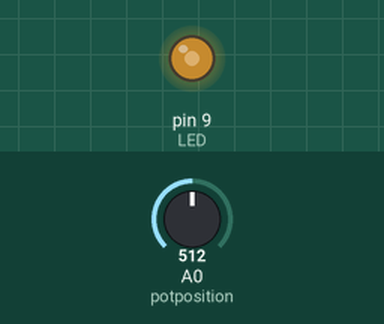
Bench run of a sketch on a simulated Arduino Uno, built with avr-gcc and run on an emulated ATmega328P. Parts: output pins drawn as LEDs (lit = HIGH). The test bench sets the inputs (shaded band); at power-on: A0 (potposition) = 512. What the sketch prints to the serial monitor is not drawn.

Above: at 1.2 s.
1.3 s: A0 (potposition) set to 716
At 2.5 s:
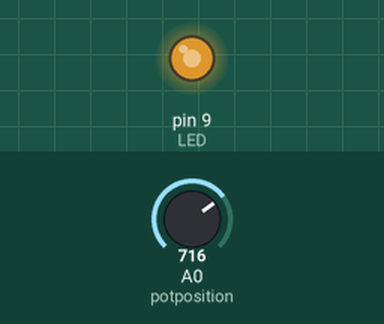
2.8 s: A0 (potposition) set to 900
At 3.6 s:
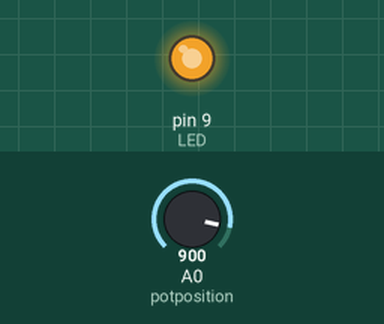
4.3 s: A0 (potposition) set to 122
At 4.7 s:
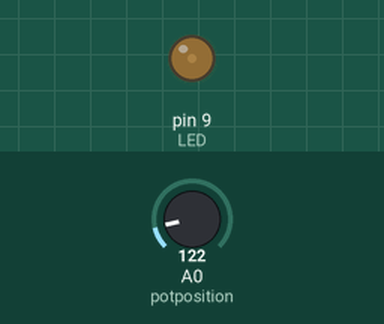
5.8 s: A0 (potposition) set to 0
At 7.0 s:
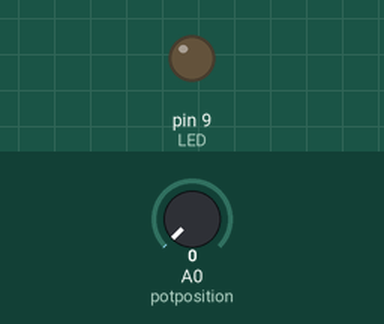
Timing chart, 0 to 8.3 s (numbered marks = the images above; inputs shaded):
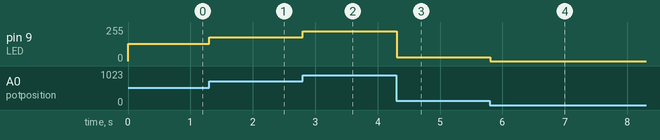

Measured:
- after the input at 1.3 s, pin 9 (LED): 128/255 → 179/255 at once
- after the input at 2.8 s, pin 9 (LED): 179/255 → 225/255 at once
- after the input at 4.3 s, pin 9 (LED): 225/255 → 30/255 at once
- after the input at 5.8 s, pin 9 (LED): 30/255 → 0/255 at once

The sketch:

code.ino
```cpp
int LED = 9;
int pot; // To hold the pot value
int potposition = A0;


void setup() {
  Serial.begin(9600);
  pinMode(LED,OUTPUT); //Set LED pin as an output

}

// LED should dim up and down as you turn the pot
// The brightness value should be printed as well

void loop() {
  // read value from the pot
  pot = analogRead(potposition); // read the value from the pot
  // put pot value into analogValue
  pot = pot / 4; // This should ensure the range is 0 to 255
  //fit analogValue into a byte
  Serial.print(analogRead(potposition));

  analogWrite(LED,pot); //Fade the LED

  //PWM the LED with the brightness value


  // digitalRead(pin location);
  // digitalWrite(pin location,HIGH/LOW);
  // Serialprintln();
}
```
